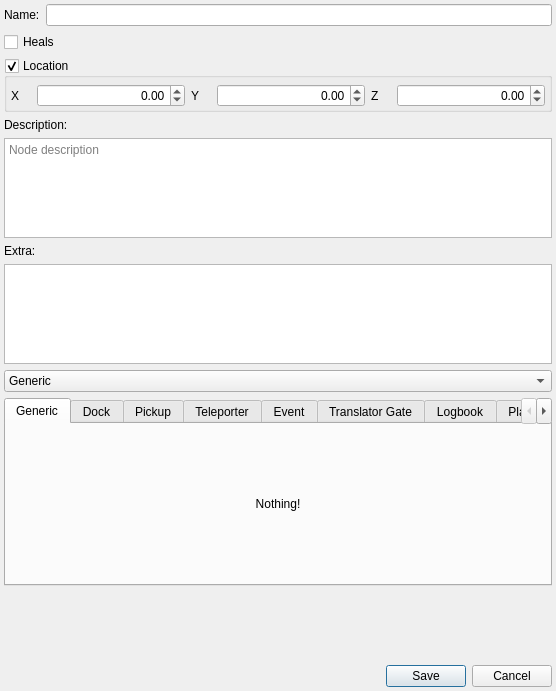
<?xml version="1.0" encoding="UTF-8"?>
<ui version="4.0">
 <class>NodeDetailsPopup</class>
 <widget class="QDialog" name="NodeDetailsPopup">
  <property name="geometry">
   <rect>
    <x>0</x>
    <y>0</y>
    <width>556</width>
    <height>691</height>
   </rect>
  </property>
  <property name="sizePolicy">
   <sizepolicy hsizetype="Preferred" vsizetype="Fixed">
    <horstretch>0</horstretch>
    <verstretch>0</verstretch>
   </sizepolicy>
  </property>
  <property name="maximumSize">
   <size>
    <width>16777215</width>
    <height>16777215</height>
   </size>
  </property>
  <property name="windowTitle">
   <string>Item Configuration</string>
  </property>
  <layout class="QVBoxLayout" name="main_layout">
   <property name="leftMargin">
    <number>4</number>
   </property>
   <property name="topMargin">
    <number>4</number>
   </property>
   <property name="rightMargin">
    <number>4</number>
   </property>
   <property name="bottomMargin">
    <number>4</number>
   </property>
   <item>
    <layout class="QHBoxLayout" name="name_layout">
     <item>
      <widget class="QLabel" name="name_label">
       <property name="sizePolicy">
        <sizepolicy hsizetype="Preferred" vsizetype="Fixed">
         <horstretch>0</horstretch>
         <verstretch>0</verstretch>
        </sizepolicy>
       </property>
       <property name="text">
        <string>Name:</string>
       </property>
      </widget>
     </item>
     <item>
      <widget class="QLineEdit" name="name_edit"/>
     </item>
    </layout>
   </item>
   <item>
    <widget class="QCheckBox" name="heals_check">
     <property name="text">
      <string>Heals</string>
     </property>
    </widget>
   </item>
   <item>
    <widget class="QGroupBox" name="location_group">
     <property name="title">
      <string>Location</string>
     </property>
     <property name="checkable">
      <bool>true</bool>
     </property>
     <property name="checked">
      <bool>true</bool>
     </property>
     <layout class="QHBoxLayout" name="location_layout">
      <property name="leftMargin">
       <number>4</number>
      </property>
      <property name="topMargin">
       <number>6</number>
      </property>
      <property name="rightMargin">
       <number>4</number>
      </property>
      <property name="bottomMargin">
       <number>2</number>
      </property>
      <item>
       <widget class="QLabel" name="location_x_label">
        <property name="sizePolicy">
         <sizepolicy hsizetype="Fixed" vsizetype="Preferred">
          <horstretch>0</horstretch>
          <verstretch>0</verstretch>
         </sizepolicy>
        </property>
        <property name="minimumSize">
         <size>
          <width>20</width>
          <height>0</height>
         </size>
        </property>
        <property name="text">
         <string>X</string>
        </property>
       </widget>
      </item>
      <item>
       <widget class="QDoubleSpinBox" name="location_x_spin">
        <property name="alignment">
         <set>Qt::AlignRight|Qt::AlignTrailing|Qt::AlignVCenter</set>
        </property>
        <property name="minimum">
         <double>-99999.990000000005239</double>
        </property>
        <property name="maximum">
         <double>99999.990000000005239</double>
        </property>
       </widget>
      </item>
      <item>
       <widget class="QLabel" name="location_y_label">
        <property name="sizePolicy">
         <sizepolicy hsizetype="Fixed" vsizetype="Preferred">
          <horstretch>0</horstretch>
          <verstretch>0</verstretch>
         </sizepolicy>
        </property>
        <property name="minimumSize">
         <size>
          <width>20</width>
          <height>0</height>
         </size>
        </property>
        <property name="text">
         <string>Y</string>
        </property>
       </widget>
      </item>
      <item>
       <widget class="QDoubleSpinBox" name="location_y_spin">
        <property name="alignment">
         <set>Qt::AlignRight|Qt::AlignTrailing|Qt::AlignVCenter</set>
        </property>
        <property name="minimum">
         <double>-99999.990000000005239</double>
        </property>
        <property name="maximum">
         <double>99999.990000000005239</double>
        </property>
       </widget>
      </item>
      <item>
       <widget class="QLabel" name="location_z_label">
        <property name="sizePolicy">
         <sizepolicy hsizetype="Fixed" vsizetype="Preferred">
          <horstretch>0</horstretch>
          <verstretch>0</verstretch>
         </sizepolicy>
        </property>
        <property name="minimumSize">
         <size>
          <width>20</width>
          <height>0</height>
         </size>
        </property>
        <property name="text">
         <string>Z</string>
        </property>
       </widget>
      </item>
      <item>
       <widget class="QDoubleSpinBox" name="location_z_spin">
        <property name="alignment">
         <set>Qt::AlignRight|Qt::AlignTrailing|Qt::AlignVCenter</set>
        </property>
        <property name="minimum">
         <double>-99999.990000000005239</double>
        </property>
        <property name="maximum">
         <double>99999.990000000005239</double>
        </property>
       </widget>
      </item>
     </layout>
    </widget>
   </item>
   <item>
    <widget class="QLabel" name="description_label">
     <property name="text">
      <string>Description:</string>
     </property>
    </widget>
   </item>
   <item>
    <widget class="QTextEdit" name="description_edit">
     <property name="maximumSize">
      <size>
       <width>16777215</width>
       <height>100</height>
      </size>
     </property>
     <property name="placeholderText">
      <string>Node description</string>
     </property>
    </widget>
   </item>
   <item>
    <widget class="QLabel" name="extra_label">
     <property name="text">
      <string>Extra:</string>
     </property>
    </widget>
   </item>
   <item>
    <widget class="QPlainTextEdit" name="extra_edit">
     <property name="maximumSize">
      <size>
       <width>16777215</width>
       <height>100</height>
      </size>
     </property>
    </widget>
   </item>
   <item>
    <widget class="QComboBox" name="node_type_combo">
     <item>
      <property name="text">
       <string>Generic</string>
      </property>
     </item>
     <item>
      <property name="text">
       <string>Dock</string>
      </property>
     </item>
     <item>
      <property name="text">
       <string>Pickup</string>
      </property>
     </item>
     <item>
      <property name="text">
       <string>Teleporter</string>
      </property>
     </item>
     <item>
      <property name="text">
       <string>Event</string>
      </property>
     </item>
     <item>
      <property name="text">
       <string>Translator Gate</string>
      </property>
     </item>
     <item>
      <property name="text">
       <string>Logbook</string>
      </property>
     </item>
     <item>
      <property name="text">
       <string>Player Ship</string>
      </property>
     </item>
    </widget>
   </item>
   <item>
    <widget class="QTabWidget" name="tab_widget">
     <property name="currentIndex">
      <number>0</number>
     </property>
     <widget class="QWidget" name="tab_generic">
      <attribute name="title">
       <string>Generic</string>
      </attribute>
      <layout class="QHBoxLayout" name="generic_layout">
       <item>
        <widget class="QLabel" name="label">
         <property name="text">
          <string>Nothing!</string>
         </property>
         <property name="alignment">
          <set>Qt::AlignCenter</set>
         </property>
        </widget>
       </item>
      </layout>
     </widget>
     <widget class="QWidget" name="tab_dock">
      <attribute name="title">
       <string>Dock</string>
      </attribute>
      <layout class="QGridLayout" name="dock_layout">
       <property name="leftMargin">
        <number>2</number>
       </property>
       <property name="topMargin">
        <number>2</number>
       </property>
       <property name="rightMargin">
        <number>2</number>
       </property>
       <property name="bottomMargin">
        <number>2</number>
       </property>
       <item row="1" column="0" colspan="2">
        <widget class="QGroupBox" name="groupBox">
         <property name="title">
          <string>Dock Type and Weakness</string>
         </property>
         <layout class="QHBoxLayout" name="horizontalLayout">
          <property name="leftMargin">
           <number>2</number>
          </property>
          <property name="topMargin">
           <number>4</number>
          </property>
          <property name="rightMargin">
           <number>2</number>
          </property>
          <property name="bottomMargin">
           <number>2</number>
          </property>
          <item>
           <widget class="QComboBox" name="dock_type_combo">
            <item>
             <property name="text">
              <string>Door</string>
             </property>
            </item>
            <item>
             <property name="text">
              <string>Morph Ball Door</string>
             </property>
            </item>
            <item>
             <property name="text">
              <string>Other</string>
             </property>
            </item>
            <item>
             <property name="text">
              <string>Portal</string>
             </property>
            </item>
           </widget>
          </item>
          <item>
           <widget class="QComboBox" name="dock_weakness_combo"/>
          </item>
         </layout>
        </widget>
       </item>
       <item row="2" column="0">
        <spacer name="verticalSpacer">
         <property name="orientation">
          <enum>Qt::Vertical</enum>
         </property>
         <property name="sizeHint" stdset="0">
          <size>
           <width>20</width>
           <height>40</height>
          </size>
         </property>
        </spacer>
       </item>
       <item row="2" column="1">
        <widget class="QPushButton" name="dock_update_name_button">
         <property name="text">
          <string>Update node name</string>
         </property>
        </widget>
       </item>
       <item row="0" column="0" colspan="2">
        <widget class="QGroupBox" name="dock_connection_group">
         <property name="title">
          <string>Dock Connection</string>
         </property>
         <layout class="QHBoxLayout" name="dock_connection_layout">
          <property name="leftMargin">
           <number>2</number>
          </property>
          <property name="topMargin">
           <number>4</number>
          </property>
          <property name="rightMargin">
           <number>2</number>
          </property>
          <property name="bottomMargin">
           <number>2</number>
          </property>
          <item>
           <widget class="QComboBox" name="dock_connection_world_combo"/>
          </item>
          <item>
           <widget class="QComboBox" name="dock_connection_area_combo"/>
          </item>
          <item>
           <widget class="QComboBox" name="dock_connection_node_combo"/>
          </item>
         </layout>
        </widget>
       </item>
      </layout>
     </widget>
     <widget class="QWidget" name="tab_pickup">
      <attribute name="title">
       <string>Pickup</string>
      </attribute>
      <layout class="QGridLayout" name="pickup_layout">
       <property name="leftMargin">
        <number>2</number>
       </property>
       <property name="topMargin">
        <number>2</number>
       </property>
       <property name="rightMargin">
        <number>2</number>
       </property>
       <property name="bottomMargin">
        <number>2</number>
       </property>
       <item row="1" column="0" colspan="2">
        <widget class="QCheckBox" name="major_location_check">
         <property name="text">
          <string>Is major location</string>
         </property>
        </widget>
       </item>
       <item row="0" column="1">
        <widget class="QSpinBox" name="pickup_index_spin">
         <property name="maximum">
          <number>999</number>
         </property>
        </widget>
       </item>
       <item row="0" column="0">
        <widget class="QLabel" name="pickup_index_label">
         <property name="text">
          <string>Pickup Index:</string>
         </property>
        </widget>
       </item>
       <item row="2" column="0">
        <spacer name="verticalSpacer_2">
         <property name="orientation">
          <enum>Qt::Vertical</enum>
         </property>
         <property name="sizeHint" stdset="0">
          <size>
           <width>20</width>
           <height>40</height>
          </size>
         </property>
        </spacer>
       </item>
      </layout>
     </widget>
     <widget class="QWidget" name="tab_teleporter">
      <attribute name="title">
       <string>Teleporter</string>
      </attribute>
      <layout class="QGridLayout" name="teleporter_layout">
       <property name="leftMargin">
        <number>2</number>
       </property>
       <property name="topMargin">
        <number>2</number>
       </property>
       <property name="rightMargin">
        <number>2</number>
       </property>
       <property name="bottomMargin">
        <number>2</number>
       </property>
       <item row="1" column="1">
        <widget class="QCheckBox" name="teleporter_vanilla_name_edit">
         <property name="text">
          <string>Keep name when vanilla?</string>
         </property>
        </widget>
       </item>
       <item row="2" column="0">
        <spacer name="verticalSpacer_3">
         <property name="orientation">
          <enum>Qt::Vertical</enum>
         </property>
         <property name="sizeHint" stdset="0">
          <size>
           <width>20</width>
           <height>40</height>
          </size>
         </property>
        </spacer>
       </item>
       <item row="1" column="0">
        <widget class="QCheckBox" name="teleporter_editable_check">
         <property name="text">
          <string>Randomizable?</string>
         </property>
        </widget>
       </item>
       <item row="0" column="0" colspan="2">
        <widget class="QGroupBox" name="teleporter_destination_group">
         <property name="sizePolicy">
          <sizepolicy hsizetype="Preferred" vsizetype="Fixed">
           <horstretch>0</horstretch>
           <verstretch>0</verstretch>
          </sizepolicy>
         </property>
         <property name="title">
          <string>World/Area Selection</string>
         </property>
         <layout class="QHBoxLayout" name="teleporter_destination_layout">
          <property name="leftMargin">
           <number>2</number>
          </property>
          <property name="topMargin">
           <number>2</number>
          </property>
          <property name="rightMargin">
           <number>2</number>
          </property>
          <property name="bottomMargin">
           <number>2</number>
          </property>
          <item>
           <widget class="QComboBox" name="teleporter_destination_world_combo"/>
          </item>
          <item>
           <widget class="QComboBox" name="teleporter_destination_area_combo"/>
          </item>
         </layout>
        </widget>
       </item>
      </layout>
     </widget>
     <widget class="QWidget" name="tab_event">
      <attribute name="title">
       <string>Event</string>
      </attribute>
      <layout class="QGridLayout" name="event_layout">
       <property name="leftMargin">
        <number>2</number>
       </property>
       <property name="topMargin">
        <number>2</number>
       </property>
       <property name="rightMargin">
        <number>2</number>
       </property>
       <property name="bottomMargin">
        <number>2</number>
       </property>
       <item row="0" column="0">
        <widget class="QLabel" name="event_resource_label">
         <property name="text">
          <string>Event:</string>
         </property>
        </widget>
       </item>
       <item row="0" column="1">
        <widget class="QComboBox" name="event_resource_combo"/>
       </item>
       <item row="1" column="0">
        <spacer name="verticalSpacer_4">
         <property name="orientation">
          <enum>Qt::Vertical</enum>
         </property>
         <property name="sizeHint" stdset="0">
          <size>
           <width>20</width>
           <height>40</height>
          </size>
         </property>
        </spacer>
       </item>
      </layout>
     </widget>
     <widget class="QWidget" name="tab_translator_gate">
      <attribute name="title">
       <string>Translator Gate</string>
      </attribute>
      <layout class="QGridLayout" name="translator_gate_layout">
       <property name="leftMargin">
        <number>2</number>
       </property>
       <property name="topMargin">
        <number>2</number>
       </property>
       <property name="rightMargin">
        <number>2</number>
       </property>
       <property name="bottomMargin">
        <number>2</number>
       </property>
       <item row="0" column="0">
        <spacer name="verticalSpacer_5">
         <property name="orientation">
          <enum>Qt::Vertical</enum>
         </property>
         <property name="sizeHint" stdset="0">
          <size>
           <width>20</width>
           <height>40</height>
          </size>
         </property>
        </spacer>
       </item>
      </layout>
     </widget>
     <widget class="QWidget" name="tab_logbook">
      <attribute name="title">
       <string>Logbook</string>
      </attribute>
      <layout class="QGridLayout" name="logbook_layout">
       <property name="leftMargin">
        <number>2</number>
       </property>
       <property name="topMargin">
        <number>2</number>
       </property>
       <property name="rightMargin">
        <number>2</number>
       </property>
       <property name="bottomMargin">
        <number>2</number>
       </property>
       <item row="2" column="0">
        <widget class="QLabel" name="logbook_extra_label">
         <property name="text">
          <string>Extra:</string>
         </property>
        </widget>
       </item>
       <item row="1" column="1">
        <widget class="QComboBox" name="lore_type_combo">
         <item>
          <property name="text">
           <string>Luminoth Lore</string>
          </property>
         </item>
         <item>
          <property name="text">
           <string>Luminoth Warrior</string>
          </property>
         </item>
         <item>
          <property name="text">
           <string>Pirate Lore</string>
          </property>
         </item>
         <item>
          <property name="text">
           <string>Sky Temple Key Hint</string>
          </property>
         </item>
        </widget>
       </item>
       <item row="2" column="1">
        <widget class="QComboBox" name="logbook_extra_combo"/>
       </item>
       <item row="0" column="1">
        <widget class="QLineEdit" name="logbook_string_asset_id_edit"/>
       </item>
       <item row="0" column="0">
        <widget class="QLabel" name="logbook_string_asset_id_label">
         <property name="text">
          <string>String asset id</string>
         </property>
        </widget>
       </item>
       <item row="1" column="0">
        <widget class="QLabel" name="lore_type_label">
         <property name="text">
          <string>Lore type:</string>
         </property>
        </widget>
       </item>
       <item row="3" column="0">
        <spacer name="verticalSpacer_6">
         <property name="orientation">
          <enum>Qt::Vertical</enum>
         </property>
         <property name="sizeHint" stdset="0">
          <size>
           <width>20</width>
           <height>40</height>
          </size>
         </property>
        </spacer>
       </item>
      </layout>
     </widget>
     <widget class="QWidget" name="tab_player_ship">
      <attribute name="title">
       <string>Player Ship</string>
      </attribute>
      <layout class="QVBoxLayout" name="player_ship_layout">
       <property name="leftMargin">
        <number>2</number>
       </property>
       <property name="topMargin">
        <number>2</number>
       </property>
       <property name="rightMargin">
        <number>2</number>
       </property>
       <property name="bottomMargin">
        <number>2</number>
       </property>
       <item>
        <widget class="QPushButton" name="player_ship_unlocked_button">
         <property name="text">
          <string>Edit unlocked by</string>
         </property>
        </widget>
       </item>
       <item>
        <widget class="QGroupBox" name="player_ship_unlocked_group">
         <property name="title">
          <string/>
         </property>
         <layout class="QGridLayout" name="player_ship_unlocked_layout">
          <property name="leftMargin">
           <number>2</number>
          </property>
          <property name="topMargin">
           <number>2</number>
          </property>
          <property name="rightMargin">
           <number>2</number>
          </property>
          <property name="bottomMargin">
           <number>2</number>
          </property>
          <property name="spacing">
           <number>2</number>
          </property>
         </layout>
        </widget>
       </item>
      </layout>
     </widget>
    </widget>
   </item>
   <item>
    <spacer name="verticalSpacer_7">
     <property name="orientation">
      <enum>Qt::Vertical</enum>
     </property>
     <property name="sizeHint" stdset="0">
      <size>
       <width>20</width>
       <height>40</height>
      </size>
     </property>
    </spacer>
   </item>
   <item>
    <widget class="QDialogButtonBox" name="button_box">
     <property name="standardButtons">
      <set>QDialogButtonBox::Cancel|QDialogButtonBox::Save</set>
     </property>
    </widget>
   </item>
  </layout>
 </widget>
 <layoutdefault spacing="6" margin="11"/>
 <resources/>
 <connections/>
</ui>
